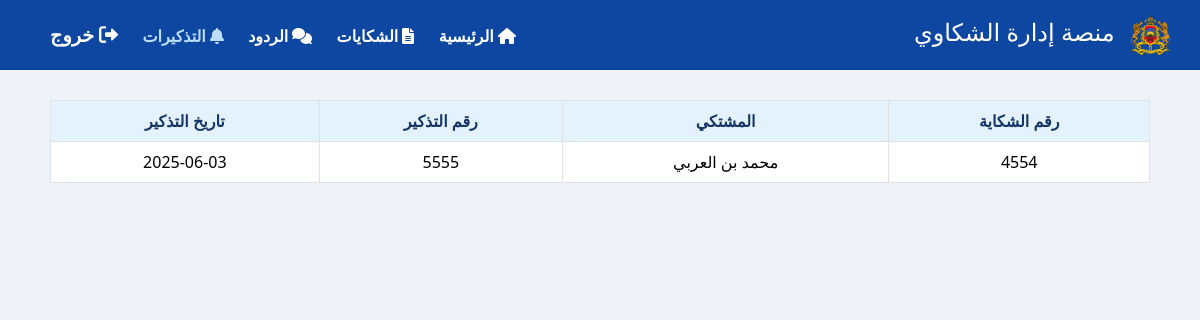
/detailRappel.php?id=4554, run on the app's committed database.
### tables this page shows
CREATE TABLE `rappel` (
  `numRapp` varchar(30) NOT NULL,
  `dateRapp` date NOT NULL,
  `NumReclamation` varchar(30) NOT NULL
);

CREATE TABLE `reclamation` (
  `numR` varchar(30) NOT NULL,
  `date` date NOT NULL,
  `sujet` text NOT NULL,
  `source` varchar(300) NOT NULL,
  `defendeur` varchar(200) NOT NULL,
  `region` varchar(300) NOT NULL,
  `numEnvois` varchar(100) NOT NULL,
  `dateEnvois` date NOT NULL,
  `etatRec` varchar(255) DEFAULT 'قيد المعالجة',
  `reclamant` int(11) NOT NULL,
  `chemin` varchar(300) NOT NULL
);

CREATE TABLE `reclamant` (
  `id` int(11) NOT NULL,
  `CIN` varchar(30) NOT NULL,
  `Adresse` varchar(100) NOT NULL,
  `tel` varchar(20) NOT NULL,
  `reclamant` varchar(100) DEFAULT NULL
);

### detailRappel.php (the view, shortened to what this page needs)
<!DOCTYPE html>
<html lang="ar" dir="rtl">
<head>
    <link href="./cssTBord/bootstrap.rtl.min.css" rel="stylesheet">
    <link href="./cssTBord/all.min.css" rel="stylesheet">
</head>
<body>
<header class="topbar">
  <h3>
    <img src="./cssTBord/R.png" alt="Logo" style="height:40px; vertical-align: middle; margin-left: 10px;">
    منصة إدارة الشكاوي
  </h3>
  <nav>
    <a href="nouveau.php"><i class="fas fa-home"></i> الرئيسية</a>
    <a href="reclamations.php"><i class="fas fa-file-alt"></i> الشكايات</a>
    <a href="reponses.php"><i class="fas fa-comments"></i> الردود</a>
    <a href="rappel.php" class="active"><i class="fas fa-bell"></i> التذكيرات</a>
    <a href="logout.php" class="logout"><i class="fas fa-sign-out-alt"></i> خروج</a>
  </nav>
</header>
<div class="container">
<?php
$con = mysqli_connect("localhost", "root", "", "reclamation");
if (isset($_GET['id']) && !empty($_GET['id'])) {
    $numR = $_GET['id'];
    $req = "SELECT numR, reclamant.reclamant, numRapp, dateRapp
            FROM rappel
            JOIN reclamation ON numR = rappel.numReclamation
            JOIN reclamant ON reclamation.reclamant = reclamant.id
            WHERE numR = '$numR'";
    $res = mysqli_query($con, $req);
    if ($res && mysqli_num_rows($res) > 0) {
        echo '<table class="table table-bordered">';
        echo '<thead><tr>
                <th>رقم الشكاية</th>
                <th>المشتكي</th>
                <th>رقم التذكير</th>
                <th>تاريخ التذكير</th>
              </tr></thead><tbody>';
        foreach ($res as $row) {
            echo "<tr>";
            echo "<td>" . $row['numR'] . "</td>";
            echo "<td>" . $row['reclamant'] . "</td>";
            echo "<td>" . $row['numRapp'] . "</td>";
            echo "<td>" . $row['dateRapp'] . "</td>";
            echo "</tr>";
        }
        echo '</tbody></table>';
    } else {
        echo "<div class='alert alert-info text-center'>لا توجد تذكيرات لهذه الشكاية.</div>";
    }
}
?>
</div>
</body>
</html>

### detailRappel.php (style rules this page uses)
body { font-family: 'Segoe UI', Arial, sans-serif; background-color: #eef3fa; margin: 0; padding: 0; }
.topbar { position: fixed; top: 0; right: 0; left: 0; height: 70px; background-color: #0d47a1; color: white; display: flex; align-items: center; justify-content: space-between; padding: 0 30px; z-index: 1000; }
.topbar h3 { margin: 0; font-size: 1.5rem; }
.topbar nav a { color: white; margin-left: 20px; text-decoration: none; font-weight: bold; transition: color 0.3s; }
.topbar nav a:hover, .topbar nav a.active { color: #bbdefb; }
.logout { color: white; font-size: 1.2rem; text-decoration: none; font-weight: bold; }
.table thead th { background: #e3f2fd; color: #153566; font-weight: bold; vertical-align: middle; text-align: center; }
.table tbody td { text-align: center; }
.container { padding: 100px 20px 20px; }

### data on the page
rappel: NumReclamation.numR "4554", reclamant.reclamant "محمد بن العربي", numRapp "5555", dateRapp "2025-06-03"
